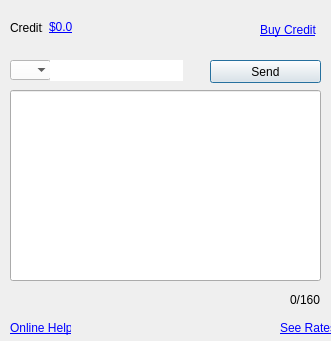
<?xml version="1.0" encoding="UTF-8"?>
<ui version="4.0">
 <class>Dialog</class>
 <widget class="QDialog" name="Dialog">
  <property name="geometry">
   <rect>
    <x>0</x>
    <y>0</y>
    <width>331</width>
    <height>341</height>
   </rect>
  </property>
  <property name="sizePolicy">
   <sizepolicy hsizetype="MinimumExpanding" vsizetype="MinimumExpanding">
    <horstretch>0</horstretch>
    <verstretch>0</verstretch>
   </sizepolicy>
  </property>
  <property name="windowTitle">
   <string>Dialpad</string>
  </property>
  <widget class="QComboBox" name="comboBox">
   <property name="enabled">
    <bool>true</bool>
   </property>
   <property name="geometry">
    <rect>
     <x>10</x>
     <y>60</y>
     <width>41</width>
     <height>20</height>
    </rect>
   </property>
   <property name="sizePolicy">
    <sizepolicy hsizetype="Expanding" vsizetype="Maximum">
     <horstretch>10</horstretch>
     <verstretch>0</verstretch>
    </sizepolicy>
   </property>
   <property name="baseSize">
    <size>
     <width>10</width>
     <height>10</height>
    </size>
   </property>
   <property name="palette">
    <palette>
     <active>
      <colorrole role="WindowText">
       <brush brushstyle="SolidPattern">
        <color alpha="255">
         <red>0</red>
         <green>0</green>
         <blue>0</blue>
        </color>
       </brush>
      </colorrole>
      <colorrole role="Button">
       <brush brushstyle="SolidPattern">
        <color alpha="255">
         <red>255</red>
         <green>255</green>
         <blue>255</blue>
        </color>
       </brush>
      </colorrole>
      <colorrole role="Light">
       <brush brushstyle="SolidPattern">
        <color alpha="255">
         <red>255</red>
         <green>255</green>
         <blue>255</blue>
        </color>
       </brush>
      </colorrole>
      <colorrole role="Midlight">
       <brush brushstyle="SolidPattern">
        <color alpha="255">
         <red>255</red>
         <green>255</green>
         <blue>255</blue>
        </color>
       </brush>
      </colorrole>
      <colorrole role="Dark">
       <brush brushstyle="SolidPattern">
        <color alpha="255">
         <red>127</red>
         <green>127</green>
         <blue>127</blue>
        </color>
       </brush>
      </colorrole>
      <colorrole role="Mid">
       <brush brushstyle="SolidPattern">
        <color alpha="255">
         <red>170</red>
         <green>170</green>
         <blue>170</blue>
        </color>
       </brush>
      </colorrole>
      <colorrole role="Text">
       <brush brushstyle="SolidPattern">
        <color alpha="255">
         <red>0</red>
         <green>0</green>
         <blue>0</blue>
        </color>
       </brush>
      </colorrole>
      <colorrole role="BrightText">
       <brush brushstyle="SolidPattern">
        <color alpha="255">
         <red>255</red>
         <green>255</green>
         <blue>255</blue>
        </color>
       </brush>
      </colorrole>
      <colorrole role="ButtonText">
       <brush brushstyle="SolidPattern">
        <color alpha="255">
         <red>0</red>
         <green>0</green>
         <blue>0</blue>
        </color>
       </brush>
      </colorrole>
      <colorrole role="Base">
       <brush brushstyle="SolidPattern">
        <color alpha="255">
         <red>255</red>
         <green>255</green>
         <blue>255</blue>
        </color>
       </brush>
      </colorrole>
      <colorrole role="Window">
       <brush brushstyle="SolidPattern">
        <color alpha="255">
         <red>255</red>
         <green>255</green>
         <blue>255</blue>
        </color>
       </brush>
      </colorrole>
      <colorrole role="Shadow">
       <brush brushstyle="SolidPattern">
        <color alpha="255">
         <red>0</red>
         <green>0</green>
         <blue>0</blue>
        </color>
       </brush>
      </colorrole>
      <colorrole role="AlternateBase">
       <brush brushstyle="SolidPattern">
        <color alpha="255">
         <red>255</red>
         <green>255</green>
         <blue>255</blue>
        </color>
       </brush>
      </colorrole>
      <colorrole role="ToolTipBase">
       <brush brushstyle="SolidPattern">
        <color alpha="255">
         <red>255</red>
         <green>255</green>
         <blue>220</blue>
        </color>
       </brush>
      </colorrole>
      <colorrole role="ToolTipText">
       <brush brushstyle="SolidPattern">
        <color alpha="255">
         <red>0</red>
         <green>0</green>
         <blue>0</blue>
        </color>
       </brush>
      </colorrole>
      <colorrole role="PlaceholderText">
       <brush brushstyle="SolidPattern">
        <color alpha="128">
         <red>0</red>
         <green>0</green>
         <blue>0</blue>
        </color>
       </brush>
      </colorrole>
     </active>
     <inactive>
      <colorrole role="WindowText">
       <brush brushstyle="SolidPattern">
        <color alpha="255">
         <red>0</red>
         <green>0</green>
         <blue>0</blue>
        </color>
       </brush>
      </colorrole>
      <colorrole role="Button">
       <brush brushstyle="SolidPattern">
        <color alpha="255">
         <red>255</red>
         <green>255</green>
         <blue>255</blue>
        </color>
       </brush>
      </colorrole>
      <colorrole role="Light">
       <brush brushstyle="SolidPattern">
        <color alpha="255">
         <red>255</red>
         <green>255</green>
         <blue>255</blue>
        </color>
       </brush>
      </colorrole>
      <colorrole role="Midlight">
       <brush brushstyle="SolidPattern">
        <color alpha="255">
         <red>255</red>
         <green>255</green>
         <blue>255</blue>
        </color>
       </brush>
      </colorrole>
      <colorrole role="Dark">
       <brush brushstyle="SolidPattern">
        <color alpha="255">
         <red>127</red>
         <green>127</green>
         <blue>127</blue>
        </color>
       </brush>
      </colorrole>
      <colorrole role="Mid">
       <brush brushstyle="SolidPattern">
        <color alpha="255">
         <red>170</red>
         <green>170</green>
         <blue>170</blue>
        </color>
       </brush>
      </colorrole>
      <colorrole role="Text">
       <brush brushstyle="SolidPattern">
        <color alpha="255">
         <red>0</red>
         <green>0</green>
         <blue>0</blue>
        </color>
       </brush>
      </colorrole>
      <colorrole role="BrightText">
       <brush brushstyle="SolidPattern">
        <color alpha="255">
         <red>255</red>
         <green>255</green>
         <blue>255</blue>
        </color>
       </brush>
      </colorrole>
      <colorrole role="ButtonText">
       <brush brushstyle="SolidPattern">
        <color alpha="255">
         <red>0</red>
         <green>0</green>
         <blue>0</blue>
        </color>
       </brush>
      </colorrole>
      <colorrole role="Base">
       <brush brushstyle="SolidPattern">
        <color alpha="255">
         <red>255</red>
         <green>255</green>
         <blue>255</blue>
        </color>
       </brush>
      </colorrole>
      <colorrole role="Window">
       <brush brushstyle="SolidPattern">
        <color alpha="255">
         <red>255</red>
         <green>255</green>
         <blue>255</blue>
        </color>
       </brush>
      </colorrole>
      <colorrole role="Shadow">
       <brush brushstyle="SolidPattern">
        <color alpha="255">
         <red>0</red>
         <green>0</green>
         <blue>0</blue>
        </color>
       </brush>
      </colorrole>
      <colorrole role="AlternateBase">
       <brush brushstyle="SolidPattern">
        <color alpha="255">
         <red>255</red>
         <green>255</green>
         <blue>255</blue>
        </color>
       </brush>
      </colorrole>
      <colorrole role="ToolTipBase">
       <brush brushstyle="SolidPattern">
        <color alpha="255">
         <red>255</red>
         <green>255</green>
         <blue>220</blue>
        </color>
       </brush>
      </colorrole>
      <colorrole role="ToolTipText">
       <brush brushstyle="SolidPattern">
        <color alpha="255">
         <red>0</red>
         <green>0</green>
         <blue>0</blue>
        </color>
       </brush>
      </colorrole>
      <colorrole role="PlaceholderText">
       <brush brushstyle="SolidPattern">
        <color alpha="128">
         <red>0</red>
         <green>0</green>
         <blue>0</blue>
        </color>
       </brush>
      </colorrole>
     </inactive>
     <disabled>
      <colorrole role="WindowText">
       <brush brushstyle="SolidPattern">
        <color alpha="255">
         <red>127</red>
         <green>127</green>
         <blue>127</blue>
        </color>
       </brush>
      </colorrole>
      <colorrole role="Button">
       <brush brushstyle="SolidPattern">
        <color alpha="255">
         <red>255</red>
         <green>255</green>
         <blue>255</blue>
        </color>
       </brush>
      </colorrole>
      <colorrole role="Light">
       <brush brushstyle="SolidPattern">
        <color alpha="255">
         <red>255</red>
         <green>255</green>
         <blue>255</blue>
        </color>
       </brush>
      </colorrole>
      <colorrole role="Midlight">
       <brush brushstyle="SolidPattern">
        <color alpha="255">
         <red>255</red>
         <green>255</green>
         <blue>255</blue>
        </color>
       </brush>
      </colorrole>
      <colorrole role="Dark">
       <brush brushstyle="SolidPattern">
        <color alpha="255">
         <red>127</red>
         <green>127</green>
         <blue>127</blue>
        </color>
       </brush>
      </colorrole>
      <colorrole role="Mid">
       <brush brushstyle="SolidPattern">
        <color alpha="255">
         <red>170</red>
         <green>170</green>
         <blue>170</blue>
        </color>
       </brush>
      </colorrole>
      <colorrole role="Text">
       <brush brushstyle="SolidPattern">
        <color alpha="255">
         <red>127</red>
         <green>127</green>
         <blue>127</blue>
        </color>
       </brush>
      </colorrole>
      <colorrole role="BrightText">
       <brush brushstyle="SolidPattern">
        <color alpha="255">
         <red>255</red>
         <green>255</green>
         <blue>255</blue>
        </color>
       </brush>
      </colorrole>
      <colorrole role="ButtonText">
       <brush brushstyle="SolidPattern">
        <color alpha="255">
         <red>127</red>
         <green>127</green>
         <blue>127</blue>
        </color>
       </brush>
      </colorrole>
      <colorrole role="Base">
       <brush brushstyle="SolidPattern">
        <color alpha="255">
         <red>255</red>
         <green>255</green>
         <blue>255</blue>
        </color>
       </brush>
      </colorrole>
      <colorrole role="Window">
       <brush brushstyle="SolidPattern">
        <color alpha="255">
         <red>255</red>
         <green>255</green>
         <blue>255</blue>
        </color>
       </brush>
      </colorrole>
      <colorrole role="Shadow">
       <brush brushstyle="SolidPattern">
        <color alpha="255">
         <red>0</red>
         <green>0</green>
         <blue>0</blue>
        </color>
       </brush>
      </colorrole>
      <colorrole role="AlternateBase">
       <brush brushstyle="SolidPattern">
        <color alpha="255">
         <red>255</red>
         <green>255</green>
         <blue>255</blue>
        </color>
       </brush>
      </colorrole>
      <colorrole role="ToolTipBase">
       <brush brushstyle="SolidPattern">
        <color alpha="255">
         <red>255</red>
         <green>255</green>
         <blue>220</blue>
        </color>
       </brush>
      </colorrole>
      <colorrole role="ToolTipText">
       <brush brushstyle="SolidPattern">
        <color alpha="255">
         <red>0</red>
         <green>0</green>
         <blue>0</blue>
        </color>
       </brush>
      </colorrole>
      <colorrole role="PlaceholderText">
       <brush brushstyle="SolidPattern">
        <color alpha="128">
         <red>0</red>
         <green>0</green>
         <blue>0</blue>
        </color>
       </brush>
      </colorrole>
     </disabled>
    </palette>
   </property>
   <property name="contextMenuPolicy">
    <enum>Qt::DefaultContextMenu</enum>
   </property>
   <property name="acceptDrops">
    <bool>false</bool>
   </property>
   <property name="maxVisibleItems">
    <number>15</number>
   </property>
   <property name="sizeAdjustPolicy">
    <enum>QComboBox::AdjustToMinimumContentsLengthWithIcon</enum>
   </property>
   <property name="minimumContentsLength">
    <number>1500</number>
   </property>
   <property name="iconSize">
    <size>
     <width>20</width>
     <height>20</height>
    </size>
   </property>
   <property name="frame">
    <bool>false</bool>
   </property>
  </widget>
  <widget class="QLineEdit" name="lineEdit">
   <property name="geometry">
    <rect>
     <x>50</x>
     <y>60</y>
     <width>133</width>
     <height>21</height>
    </rect>
   </property>
   <property name="frame">
    <bool>false</bool>
   </property>
  </widget>
  <widget class="QPushButton" name="pushButton">
   <property name="geometry">
    <rect>
     <x>210</x>
     <y>60</y>
     <width>111</width>
     <height>23</height>
    </rect>
   </property>
   <property name="text">
    <string>Send</string>
   </property>
   <property name="iconSize">
    <size>
     <width>111</width>
     <height>23</height>
    </size>
   </property>
  </widget>
  <widget class="QLabel" name="label_2">
   <property name="geometry">
    <rect>
     <x>260</x>
     <y>20</y>
     <width>61</width>
     <height>20</height>
    </rect>
   </property>
   <property name="text">
    <string>&lt;html&gt;&lt;head/&gt;&lt;body&gt;&lt;p&gt;&lt;a href=&quot;https://www.a1.mk/nadopolni-kredit?amount=300&quot;&gt;&lt;span style=&quot; font-size:9pt; text-decoration: underline; color:#0000ff;&quot;&gt;Buy Credit&lt;/span&gt;&lt;/a&gt;&lt;/p&gt;&lt;/body&gt;&lt;/html&gt;</string>
   </property>
  </widget>
  <widget class="QLabel" name="label_4">
   <property name="geometry">
    <rect>
     <x>290</x>
     <y>290</y>
     <width>51</width>
     <height>20</height>
    </rect>
   </property>
   <property name="text">
    <string>0/160</string>
   </property>
  </widget>
  <widget class="QLineEdit" name="lineEdit_2">
   <property name="geometry">
    <rect>
     <x>10</x>
     <y>90</y>
     <width>311</width>
     <height>191</height>
    </rect>
   </property>
   <property name="maxLength">
    <number>160</number>
   </property>
   <property name="alignment">
    <set>Qt::AlignLeading|Qt::AlignLeft|Qt::AlignTop</set>
   </property>
   <property name="clearButtonEnabled">
    <bool>true</bool>
   </property>
  </widget>
  <widget class="QLabel" name="label_6">
   <property name="geometry">
    <rect>
     <x>280</x>
     <y>320</y>
     <width>51</width>
     <height>16</height>
    </rect>
   </property>
   <property name="text">
    <string>&lt;html&gt;&lt;head/&gt;&lt;body&gt;&lt;p&gt;&lt;a href=&quot;https://www.a1.mk/postpejd/dopolnitelni-tarifni-paketi&quot;&gt;&lt;span style=&quot; text-decoration: underline; color:#0000ff;&quot;&gt;See Rates&lt;/span&gt;&lt;/a&gt;&lt;/p&gt;&lt;/body&gt;&lt;/html&gt;</string>
   </property>
  </widget>
  <widget class="QLabel" name="label_7">
   <property name="geometry">
    <rect>
     <x>10</x>
     <y>320</y>
     <width>61</width>
     <height>16</height>
    </rect>
   </property>
   <property name="text">
    <string>&lt;html&gt;&lt;head/&gt;&lt;body&gt;&lt;p&gt;&lt;a href=&quot;https://www.a1.mk/poddrska&quot;&gt;&lt;span style=&quot; text-decoration: underline; color:#0000ff;&quot;&gt;Online Help&lt;/span&gt;&lt;/a&gt;&lt;/p&gt;&lt;/body&gt;&lt;/html&gt;</string>
   </property>
  </widget>
  <widget class="QWidget" name="">
   <property name="geometry">
    <rect>
     <x>10</x>
     <y>20</y>
     <width>63</width>
     <height>15</height>
    </rect>
   </property>
   <layout class="QHBoxLayout" name="horizontalLayout">
    <item>
     <widget class="QLabel" name="label">
      <property name="text">
       <string>Credit:</string>
      </property>
     </widget>
    </item>
    <item>
     <widget class="QLabel" name="label_5">
      <property name="text">
       <string>&lt;html&gt;&lt;head/&gt;&lt;body&gt;&lt;p&gt;&lt;a href=&quot;https://www.google.com/search?q=usd&amp;amp;oq=usd+&amp;amp;aqs=chrome..69i57j0l7.2084j0j4&amp;amp;sourceid=chrome&amp;amp;ie=UTF-8&quot;&gt;&lt;span style=&quot; text-decoration: underline; color:#0000ff;&quot;&gt;$0.0&lt;/span&gt;&lt;/a&gt;&lt;/p&gt;&lt;/body&gt;&lt;/html&gt;</string>
      </property>
     </widget>
    </item>
   </layout>
  </widget>
 </widget>
 <resources/>
 <connections>
  <connection>
   <sender>lineEdit_2</sender>
   <signal>textChanged(QString)</signal>
   <receiver>label_4</receiver>
   <slot>setText(QString)</slot>
   <hints>
    <hint type="sourcelabel">
     <x>323</x>
     <y>213</y>
    </hint>
    <hint type="destinationlabel">
     <x>366</x>
     <y>296</y>
    </hint>
   </hints>
  </connection>
 </connections>
</ui>
